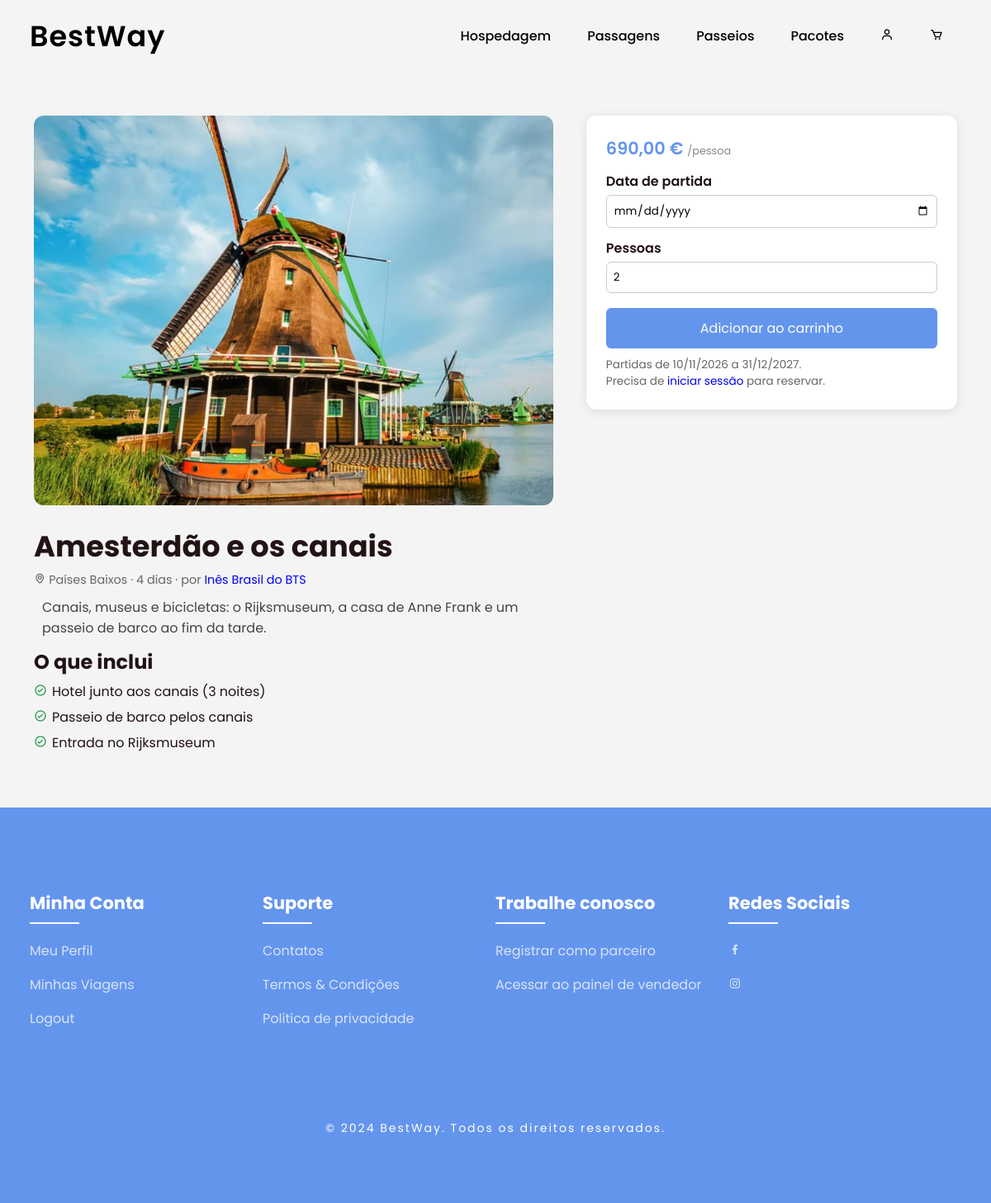
Page /public/pacotes/detalhes_pacote.php?id=6 on the committed database.
### tables this page shows
CREATE TABLE IF NOT EXISTS `t_pacotes` (
  `id` int(11) NOT NULL AUTO_INCREMENT,
  `id_user` int(11) NOT NULL,
  `titulo` varchar(100) NOT NULL,
  `destino` varchar(100) NOT NULL,
  `descricao` text NOT NULL,
  `inclui` text DEFAULT NULL,
  `foto` varchar(50) DEFAULT NULL,
  `preco` decimal(10,2) NOT NULL,
  `duracao_dias` int(11) NOT NULL,
  `data_inicio` date NOT NULL,
  `data_fim` date NOT NULL,
  `vagas` int(11) DEFAULT NULL,
  `ativo` tinyint(1) NOT NULL DEFAULT 1,
  `data_criacao` timestamp NOT NULL DEFAULT current_timestamp(),
  PRIMARY KEY (`id`),
  KEY `id_user` (`id_user`),
  CONSTRAINT `t_pacotes_ibfk_1` FOREIGN KEY (`id_user`) REFERENCES `t_user` (`id`)
);

CREATE TABLE `t_user` (
  `id` int(11) NOT NULL,
  `nick` varchar(20) NOT NULL,
  `nome` varchar(100) NOT NULL,
  `email` varchar(50) NOT NULL,
  `nome_marca` varchar(150) NOT NULL DEFAULT '',
  `biografia` text DEFAULT NULL,
  `data_nasc` varchar(10) DEFAULT NULL,
  `pass` varchar(255) NOT NULL,
  `foto` varchar(50) DEFAULT NULL,
  `tipo_user` int(11) NOT NULL DEFAULT 0,
  `notificacoes_ofertas` tinyint(1) NOT NULL DEFAULT 1,
  `tipo_antes_bloqueio` int(11) DEFAULT NULL,
  `email_confirmado` tinyint(1) NOT NULL DEFAULT 0
);

### config/pacotes.php (called while the page is built, shortened)
<?php
require_once __DIR__ . '/reservas.php';
function pacote_foto_url($foto)
{
    return BASE_URL . 'public/pacotes/images/' . rawurlencode($foto ?: 'pacotes.jpg');
}
function pacote_inclui($texto)
{
    return array_values(array_filter(array_map('trim', preg_split('/\R/', (string) $texto))));
}

### config/reservas.php (called while the page is built, shortened)
<?php
function reserva_data($texto)
{
    $data = DateTimeImmutable::createFromFormat('!Y-m-d', $texto);
    return ($data && $data->format('Y-m-d') === $texto) ? $data : null;
}
function reserva_formatar_data($texto)
{
    $data = reserva_data($texto);
    return $data ? $data->format('d/m/Y') : '—';
}
function reserva_formatar_preco($valor)
{
    return $valor === null ? '—' : number_format((float) $valor, 2, ',', '.') . ' €';
}

### public/pacotes/detalhes_pacote.php (the view, shortened to what this page needs)
<?php
require_once __DIR__ . '/../../config/pacotes.php';
include __DIR__ . '/../../config/liga_bd.php';
$id = (int) ($_GET['id'] ?? 0);
$stmt = $ligacao->prepare("SELECT p.*, u.nome_marca, u.nick FROM t_pacotes p JOIN t_user u ON u.id = p.id_user
    WHERE p.id = ? AND p.ativo = 1");
$stmt->bind_param("i", $id);
$stmt->execute();
$p = $stmt->get_result()->fetch_assoc();
$primeira = $p ? max(date('Y-m-d', strtotime('+1 day')), $p['data_inicio']) : null;
?>
<!DOCTYPE html>
<html lang="pt-BR">
<head>
    <link rel="stylesheet" href="<?= BASE_URL ?>assets/css/style.css">
    <link rel="stylesheet" href="https://unpkg.com/boxicons@latest/css/boxicons.min.css">
</head>
<body>
    <?php $cabecalho_escuro = true; include __DIR__ . '/../../views/partials/header.php'; ?>
    <?php if (!$p): ?>
        <div class="detalhes-pacote" style="display: block; text-align: center;">
            <h1>Pacote não encontrado</h1>
            <p>Este pacote não existe ou já não está disponível.</p>
            <p><a href="pacotes.php">Ver todos os pacotes</a></p>
        </div>
    <?php else: ?>
        <main class="detalhes-pacote">
            <div>
                <img class="foto-pacote" src="<?= pacote_foto_url($p['foto']) ?>" alt="<?= htmlspecialchars($p['titulo']) ?>">
                <h1><?= htmlspecialchars($p['titulo']) ?></h1>
                <p class="pacote-destino">
                    <i class='bx bx-map'></i> <?= htmlspecialchars($p['destino']) ?> ·
                    <?= (int) $p['duracao_dias'] ?> dias ·
                    por <a href="<?= BASE_URL ?>public/perfil_vendedor.php?user_id=<?= (int) $p['id_user'] ?>"><?= htmlspecialchars($p['nome_marca'] ?: $p['nick']) ?></a>
                </p>
                <p class="descricao"><?= htmlspecialchars($p['descricao']) ?></p>
                <?php if ($inclui = pacote_inclui($p['inclui'])): ?>
                    <h2>O que inclui</h2>
                    <ul class="inclui">
                        <?php foreach ($inclui as $linha): ?>
                            <li><i class='bx bx-check-circle'></i><?= htmlspecialchars($linha) ?></li>
                        <?php endforeach; ?>
                    </ul>
                <?php endif; ?>
            </div>
            <aside class="reserva-pacote">
                <span class="pacote-preco"><?= reserva_formatar_preco($p['preco']) ?> <small>/pessoa</small></span>
                <?php if ($primeira > $p['data_fim']): ?>
                    <p class="nota">Já não há partidas para este pacote.</p>
                <?php else: ?>
                    <form method="post" action="<?= BASE_URL ?>public/carrinho/adicionar_ao_carrinho.php">
                        <label for="data_inicio">Data de partida</label>
                        <input type="date" id="data_inicio" name="data_inicio" required
                            min="<?= $primeira ?>" max="<?= htmlspecialchars($p['data_fim']) ?>">
                        <label for="quantidade">Pessoas</label>
                        <input type="number" id="quantidade" name="quantidade" value="2" min="1"
                            max="<?= min(RESERVA_MAX_PESSOAS, $p['vagas'] ?? RESERVA_MAX_PESSOAS) ?>" required>
                        <button type="submit">Adicionar ao carrinho</button>
                    </form>
                    <p class="nota">
                        Partidas de <?= reserva_formatar_data($primeira) ?> a <?= reserva_formatar_data($p['data_fim']) ?>.
                        <?php if (!isset($_SESSION['id'])): ?><br>Precisa de <a href="<?= BASE_URL ?>public/login.php">iniciar sessão</a> para reservar.<?php endif; ?>
                    </p>
                <?php endif; ?>
            </aside>
        </main>
    <?php endif; ?>
    <?php include __DIR__ . '/../../views/partials/footer.php'; ?>
</body>
</html>

### assets/css/style.css (style rules this page uses)
* { padding: 0; margin: 0; box-sizing: border-box; font-family: "Poppins", sans-serif; text-decoration: none; list-style: none; scroll-behavior: smooth; }
:root { --bg-color: #fff; --text-color: #221314; --second-color: #4169e1; --main-color: #6495ed; --big-font: 6rem; --h2-font: 3rem; --p-font: 1.1rem; }
body { background: var(--bg-color); color: var(--text-color); }
.descricao { padding: 10px; }
body { font-family: Arial, sans-serif; margin: 0; padding: 0; background-color: #f4f4f4; }
@media (max-width: 1400px) { :root { --big-font: 4.5rem; --h2-font: 2.3rem; --p-font: 1rem; transition: 0.2s; } }
.pacote-destino, .pacote-duracao { color: #666; font-size: 0.9rem; }
.pacote-preco { color: #6495ed; font-size: 1.3rem; font-weight: 600; margin-top: 6px; }
.pacote-preco small { color: #888; font-size: 0.8rem; font-weight: 400; }
.detalhes-pacote { display: grid; grid-template-columns: 1.4fr 1fr; gap: 40px; max-width: 1150px; margin: 140px auto 60px; padding: 0 16px; }
.detalhes-pacote img.foto-pacote { width: 100%; border-radius: 12px; aspect-ratio: 4 / 3; object-fit: cover; }
.detalhes-pacote h1 { font-size: 2.2rem; margin: 16px 0 4px; }
.detalhes-pacote .descricao { white-space: pre-line; color: #444; line-height: 1.6; }
.detalhes-pacote .inclui li { list-style: none; margin: 6px 0; }
.detalhes-pacote .inclui li i { color: #2e9d55; margin-right: 6px; }
.reserva-pacote { position: sticky; top: 120px; align-self: start; background: #fff; border-radius: 12px; box-shadow: 0 2px 12px rgba(0, 0, 0, 0.1); padding: 24px; }
.reserva-pacote label { display: block; margin-top: 12px; font-weight: 600; }
.reserva-pacote input { width: 100%; padding: 8px; border: 1px solid #ccc; border-radius: 6px; margin-top: 4px; }
.reserva-pacote button { width: 100%; margin-top: 18px; padding: 12px; background: #6495ed; color: #fff; border: none; border-radius: 6px; font-size: 1rem; cursor: pointer; }
.reserva-pacote .nota { color: #666; font-size: 0.85rem; margin-top: 10px; }

### rows in the picture
t_pacotes: foto (picture), titulo "Amesterdão e os canais", destino "Países Baixos", duracao_dias "4", id_user.nome_marca "Inês Brasil do BTS", descricao "Canais, museus e bicicletas: o Rijksmuseum, a casa de Anne Frank e um passeio de barco ao fim da tarde.", inclui "Hotel junto aos canais (3 noites)", inclui "Passeio de barco pelos canais", inclui "Entrada no Rijksmuseum", preco "690,00 €", data_inicio "10/11/2026", data_fim "31/12/2027"
